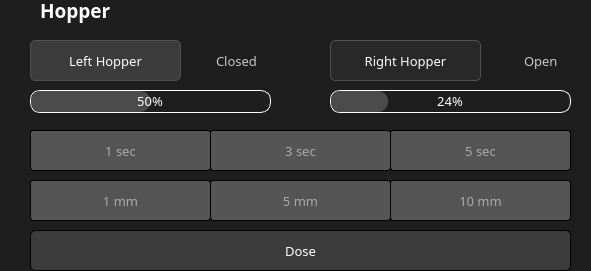
     <widget class="QFrame" name="frame_7">
      <property name="geometry">
       <rect>
        <x>20</x>
        <y>300</y>
        <width>591</width>
        <height>271</height>
       </rect>
      </property>
      <property name="font">
       <font>
        <family>Montserrat</family>
        <pointsize>10</pointsize>
        <weight>50</weight>
        <italic>false</italic>
        <bold>false</bold>
        <kerning>false</kerning>
       </font>
      </property>
      <property name="styleSheet">
       <string notr="true">background-color: rgb(30,30,30);
border:0px;</string>
      </property>
      <property name="frameShape">
       <enum>QFrame::StyledPanel</enum>
      </property>
      <property name="frameShadow">
       <enum>QFrame::Raised</enum>
      </property>
      <widget class="QFrame" name="frame_18">
       <property name="geometry">
        <rect>
         <x>20</x>
         <y>0</y>
         <width>601</width>
         <height>41</height>
        </rect>
       </property>
       <property name="font">
        <font>
         <family>Montserrat</family>
         <pointsize>10</pointsize>
         <weight>50</weight>
         <italic>false</italic>
         <bold>false</bold>
         <kerning>false</kerning>
        </font>
       </property>
       <property name="styleSheet">
        <string notr="true">border: 0px solid rgb(0,0,0);
background-color: rgb(30,30,30);</string>
       </property>
       <property name="frameShape">
        <enum>QFrame::StyledPanel</enum>
       </property>
       <property name="frameShadow">
        <enum>QFrame::Raised</enum>
       </property>
       <widget class="QLabel" name="label_17">
        <property name="geometry">
         <rect>
          <x>20</x>
          <y>-10</y>
          <width>141</width>
          <height>41</height>
         </rect>
        </property>
        <property name="font">
         <font>
          <family>Montserrat</family>
          <pointsize>14</pointsize>
          <weight>75</weight>
          <italic>false</italic>
          <bold>true</bold>
          <kerning>false</kerning>
         </font>
        </property>
        <property name="styleSheet">
         <string notr="true">border:0px;
color: rgb(255, 255,255);
background-color: rgb(255, 255);</string>
        </property>
        <property name="text">
         <string>Hopper</string>
        </property>
       </widget>
      </widget>
      <widget class="QProgressBar" name="progressBar">
       <property name="geometry">
        <rect>
         <x>30</x>
         <y>90</y>
         <width>241</width>
         <height>23</height>
        </rect>
       </property>
       <property name="font">
        <font>
         <family>Montserrat</family>
         <pointsize>10</pointsize>
         <weight>50</weight>
         <italic>false</italic>
         <bold>false</bold>
         <kerning>false</kerning>
        </font>
       </property>
       <property name="styleSheet">
        <string notr="true">QProgressBar {
    border: 1px solid rgb(255, 255, 255); /* Set the border for the whole widget */
   border-radius:10px;
color: rgb(255, 255, 255);
}

QProgressBar::chunk {
    background-color: rgb(75, 75, 75); /* Set the background color for the chunk */
border-radius:10px;
}
</string>
       </property>
       <property name="value">
        <number>50</number>
       </property>
       <property name="alignment">
        <set>Qt::AlignCenter</set>
       </property>
      </widget>
      <widget class="QProgressBar" name="progressBar_2">
       <property name="geometry">
        <rect>
         <x>330</x>
         <y>90</y>
         <width>241</width>
         <height>23</height>
        </rect>
       </property>
       <property name="font">
        <font>
         <family>Montserrat</family>
         <pointsize>10</pointsize>
         <weight>50</weight>
         <italic>false</italic>
         <bold>false</bold>
         <kerning>false</kerning>
        </font>
       </property>
       <property name="styleSheet">
        <string notr="true">QProgressBar {
    border: 1px solid rgb(255, 255, 255); /* Set the border for the whole widget */
   border-radius:10px;
color: rgb(255, 255, 255);
}

QProgressBar::chunk {
    background-color: rgb(75, 75, 75); /* Set the background color for the chunk */
border-radius:10px;
}
</string>
       </property>
       <property name="value">
        <number>24</number>
       </property>
       <property name="alignment">
        <set>Qt::AlignCenter</set>
       </property>
      </widget>
      <widget class="QPushButton" name="pushButton_17">
       <property name="geometry">
        <rect>
         <x>30</x>
         <y>130</y>
         <width>181</width>
         <height>41</height>
        </rect>
       </property>
       <property name="font">
        <font>
         <family>Montserrat</family>
         <pointsize>10</pointsize>
         <weight>50</weight>
         <italic>false</italic>
         <bold>false</bold>
         <kerning>false</kerning>
        </font>
       </property>
       <property name="styleSheet">
        <string notr="true">border:1px solid rgb(0,0,0);
border-radius:3px;
color: rgb(170, 170, 170);
background-color: rgb(85, 85, 85);</string>
       </property>
       <property name="text">
        <string>1 sec</string>
       </property>
      </widget>
      <widget class="QPushButton" name="pushButton_18">
       <property name="geometry">
        <rect>
         <x>210</x>
         <y>130</y>
         <width>181</width>
         <height>41</height>
        </rect>
       </property>
       <property name="font">
        <font>
         <family>Montserrat</family>
         <pointsize>10</pointsize>
         <weight>50</weight>
         <italic>false</italic>
         <bold>false</bold>
         <kerning>false</kerning>
        </font>
       </property>
       <property name="styleSheet">
        <string notr="true">border:1px solid rgb(0,0,0);
border-radius:3px;
color: rgb(170, 170, 170);
background-color: rgb(85, 85, 85);</string>
       </property>
       <property name="text">
        <string>3 sec</string>
       </property>
      </widget>
      <widget class="QPushButton" name="pushButton_19">
       <property name="geometry">
        <rect>
         <x>390</x>
         <y>130</y>
         <width>181</width>
         <height>41</height>
        </rect>
       </property>
       <property name="font">
        <font>
         <family>Montserrat</family>
         <pointsize>10</pointsize>
         <weight>50</weight>
         <italic>false</italic>
         <bold>false</bold>
         <kerning>false</kerning>
        </font>
       </property>
       <property name="styleSheet">
        <string notr="true">border:1px solid rgb(0,0,0);
border-radius:3px;
color: rgb(170, 170, 170);
background-color: rgb(85, 85, 85);</string>
       </property>
       <property name="text">
        <string>5 sec</string>
       </property>
      </widget>
      <widget class="QPushButton" name="pushButton_20">
       <property name="geometry">
        <rect>
         <x>30</x>
         <y>180</y>
         <width>181</width>
         <height>41</height>
        </rect>
       </property>
       <property name="font">
        <font>
         <family>Montserrat</family>
         <pointsize>10</pointsize>
         <weight>50</weight>
         <italic>false</italic>
         <bold>false</bold>
         <kerning>false</kerning>
        </font>
       </property>
       <property name="styleSheet">
        <string notr="true">border:1px solid rgb(0,0,0);
border-radius:3px;
color: rgb(170, 170, 170);
background-color: rgb(85, 85, 85);</string>
       </property>
       <property name="text">
        <string>1 mm</string>
       </property>
      </widget>
      <widget class="QPushButton" name="pushButton_21">
       <property name="geometry">
        <rect>
         <x>210</x>
         <y>180</y>
         <width>181</width>
         <height>41</height>
        </rect>
       </property>
       <property name="font">
        <font>
         <family>Montserrat</family>
         <pointsize>10</pointsize>
         <weight>50</weight>
         <italic>false</italic>
         <bold>false</bold>
         <kerning>false</kerning>
        </font>
       </property>
       <property name="styleSheet">
        <string notr="true">border:1px solid rgb(0,0,0);
border-radius:3px;
color: rgb(170, 170, 170);
background-color: rgb(85, 85, 85);</string>
       </property>
       <property name="text">
        <string>5 mm</string>
       </property>
      </widget>
      <widget class="QPushButton" name="pushButton_22">
       <property name="geometry">
        <rect>
         <x>390</x>
         <y>180</y>
         <width>181</width>
         <height>41</height>
        </rect>
       </property>
       <property name="font">
        <font>
         <family>Montserrat</family>
         <pointsize>10</pointsize>
         <weight>50</weight>
         <italic>false</italic>
         <bold>false</bold>
         <kerning>false</kerning>
        </font>
       </property>
       <property name="styleSheet">
        <string notr="true">border:1px solid rgb(0,0,0);
border-radius:3px;
color: rgb(170, 170, 170);
background-color: rgb(85, 85, 85);</string>
       </property>
       <property name="text">
        <string>10 mm</string>
       </property>
      </widget>
      <widget class="QLabel" name="label_29">
       <property name="geometry">
        <rect>
         <x>30</x>
         <y>230</y>
         <width>541</width>
         <height>41</height>
        </rect>
       </property>
       <property name="font">
        <font>
         <family>Montserrat</family>
         <pointsize>10</pointsize>
         <weight>50</weight>
         <italic>false</italic>
         <bold>false</bold>
         <kerning>false</kerning>
        </font>
       </property>
       <property name="styleSheet">
        <string notr="true">border:1px solid rgb(0,0,0);
border-radius:5px;
color: rgb(255, 255, 255);
background-color: rgb(60, 60, 60);</string>
       </property>
       <property name="text">
        <string>Dose</string>
       </property>
       <property name="alignment">
        <set>Qt::AlignCenter</set>
       </property>
      </widget>
      <widget class="QLineEdit" name="rollerRPM_6">
       <property name="geometry">
        <rect>
         <x>190</x>
         <y>50</y>
         <width>71</width>
         <height>21</height>
        </rect>
       </property>
       <property name="font">
        <font>
         <family>Montserrat</family>
         <pointsize>10</pointsize>
         <weight>50</weight>
         <italic>false</italic>
         <bold>false</bold>
         <kerning>false</kerning>
        </font>
       </property>
       <property name="styleSheet">
        <string notr="true">border:0px;color: rgb(200, 200, 200);</string>
       </property>
       <property name="text">
        <string>Closed</string>
       </property>
       <property name="alignment">
        <set>Qt::AlignRight|Qt::AlignTrailing|Qt::AlignVCenter</set>
       </property>
       <property name="placeholderText">
        <string>0.00</string>
       </property>
      </widget>
      <widget class="QLineEdit" name="rollerRPM_7">
       <property name="geometry">
        <rect>
         <x>490</x>
         <y>50</y>
         <width>71</width>
         <height>21</height>
        </rect>
       </property>
       <property name="font">
        <font>
         <family>Montserrat</family>
         <pointsize>10</pointsize>
         <weight>50</weight>
         <italic>false</italic>
         <bold>false</bold>
         <kerning>false</kerning>
        </font>
       </property>
       <property name="styleSheet">
        <string notr="true">border:0px;color: rgb(200, 200, 200);</string>
       </property>
       <property name="text">
        <string>Open</string>
       </property>
       <property name="alignment">
        <set>Qt::AlignRight|Qt::AlignTrailing|Qt::AlignVCenter</set>
       </property>
       <property name="placeholderText">
        <string>0.00</string>
       </property>
      </widget>
      <widget class="QPushButton" name="changeDIR_2">
       <property name="geometry">
        <rect>
         <x>30</x>
         <y>40</y>
         <width>151</width>
         <height>41</height>
        </rect>
       </property>
       <property name="font">
        <font>
         <family>Montserrat</family>
         <pointsize>10</pointsize>
         <weight>50</weight>
         <italic>false</italic>
         <bold>false</bold>
         <kerning>false</kerning>
        </font>
       </property>
       <property name="styleSheet">
        <string notr="true">border:1px solid rgb(80,80,80);
border-radius:5px;
color: rgb(255, 255, 255);
background-color: rgb(60, 60, 60);</string>
       </property>
       <property name="text">
        <string>Left Hopper</string>
       </property>
      </widget>
      <widget class="QPushButton" name="changeDIR_3">
       <property name="geometry">
        <rect>
         <x>330</x>
         <y>40</y>
         <width>151</width>
         <height>41</height>
        </rect>
       </property>
       <property name="font">
        <font>
         <family>Montserrat</family>
         <pointsize>10</pointsize>
         <weight>50</weight>
         <italic>false</italic>
         <bold>false</bold>
         <kerning>false</kerning>
        </font>
       </property>
       <property name="styleSheet">
        <string notr="true">border:1px solid rgb(80,80,80);
border-radius:5px;
color: rgb(255, 255, 255);
background-color: rgb(40, 40, 40);</string>
       </property>
       <property name="text">
        <string>Right Hopper</string>
       </property>
      </widget>
     </widget>
